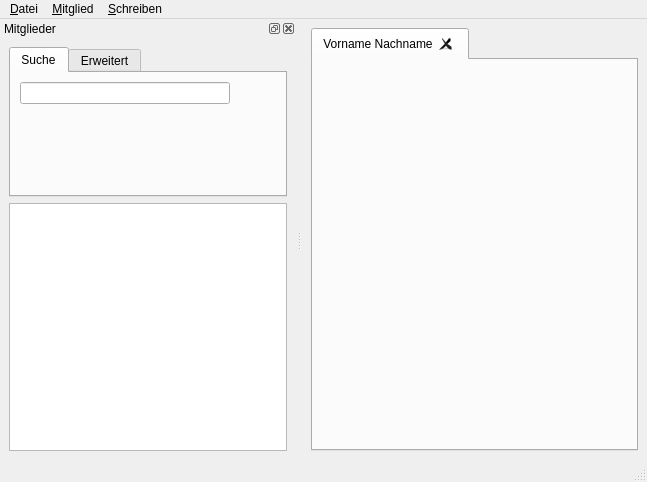
<?xml version="1.0" encoding="UTF-8"?>
<ui version="4.0">
 <class>MainWindow</class>
 <widget class="QMainWindow" name="MainWindow">
  <property name="geometry">
   <rect>
    <x>0</x>
    <y>0</y>
    <width>647</width>
    <height>482</height>
   </rect>
  </property>
  <property name="windowTitle">
   <string>Mitgliederverwaltung</string>
  </property>
  <widget class="QWidget" name="centralwidget">
   <layout class="QVBoxLayout" name="verticalLayout_2">
    <item>
     <widget class="QTabWidget" name="tabMitglied">
      <property name="currentIndex">
       <number>0</number>
      </property>
      <property name="tabsClosable">
       <bool>true</bool>
      </property>
      <property name="movable">
       <bool>true</bool>
      </property>
      <widget class="QWidget" name="defaultTab">
       <attribute name="icon">
        <iconset resource="resources.qrc">
         <normaloff>:/icons/identity_ok.png</normaloff>:/icons/identity_ok.png</iconset>
       </attribute>
       <attribute name="title">
        <string>Vorname Nachname</string>
       </attribute>
       <layout class="QVBoxLayout" name="verticalLayout_3"/>
      </widget>
     </widget>
    </item>
   </layout>
  </widget>
  <widget class="QMenuBar" name="menubar">
   <property name="geometry">
    <rect>
     <x>0</x>
     <y>0</y>
     <width>647</width>
     <height>23</height>
    </rect>
   </property>
   <widget class="QMenu" name="mnuDatei">
    <property name="title">
     <string>&amp;Datei</string>
    </property>
    <widget class="QMenu" name="mnuEinstellungen">
     <property name="title">
      <string>Einstellungen</string>
     </property>
     <widget class="QMenu" name="mnuMitglied_Adresse">
      <property name="title">
       <string>Mitglied</string>
      </property>
      <addaction name="actErweiterteSuche"/>
      <addaction name="actAnrede"/>
     </widget>
     <widget class="QMenu" name="mnuMitgliedschaft">
      <property name="title">
       <string>Mitgliedschaft</string>
      </property>
      <addaction name="actBeitragsgruppe"/>
      <addaction name="actMitgliedsgruppe"/>
      <addaction name="actAustrittsgrund"/>
      <addaction name="actZahlungsart"/>
      <addaction name="actZahlweise"/>
     </widget>
     <widget class="QMenu" name="mnuKontakt">
      <property name="title">
       <string>Kontakt</string>
      </property>
      <addaction name="actHinweisEMail"/>
      <addaction name="actHinweisTelFax"/>
     </widget>
     <widget class="QMenu" name="mnuZahlung">
      <property name="title">
       <string>Zahlung</string>
      </property>
      <addaction name="actBank"/>
      <addaction name="actHinweisZahlung"/>
     </widget>
     <widget class="QMenu" name="menuDatenbank">
      <property name="title">
       <string>Datenbank</string>
      </property>
      <addaction name="actVerbindung"/>
      <addaction name="actInitialisieren"/>
     </widget>
     <widget class="QMenu" name="menuSchreiben">
      <property name="title">
       <string>Schreiben</string>
      </property>
      <addaction name="actSpeicherpfad"/>
     </widget>
     <widget class="QMenu" name="menuAdresse">
      <property name="title">
       <string>Adresse</string>
      </property>
      <addaction name="actOrt"/>
      <addaction name="actLand"/>
     </widget>
     <widget class="QMenu" name="menuMailserver">
      <property name="title">
       <string>Mailserver</string>
      </property>
      <addaction name="actSMTP"/>
     </widget>
     <addaction name="mnuMitglied_Adresse"/>
     <addaction name="menuAdresse"/>
     <addaction name="mnuMitgliedschaft"/>
     <addaction name="mnuKontakt"/>
     <addaction name="mnuZahlung"/>
     <addaction name="menuSchreiben"/>
     <addaction name="separator"/>
     <addaction name="menuDatenbank"/>
     <addaction name="menuMailserver"/>
    </widget>
    <addaction name="mnuEinstellungen"/>
    <addaction name="separator"/>
    <addaction name="actBeenden"/>
   </widget>
   <widget class="QMenu" name="menuMitglied">
    <property name="title">
     <string>&amp;Mitglied</string>
    </property>
    <addaction name="actMitgliedNeu"/>
    <addaction name="actMitgliedFinden"/>
   </widget>
   <widget class="QMenu" name="menuAusgaben">
    <property name="title">
     <string>&amp;Schreiben</string>
    </property>
    <widget class="QMenu" name="menuSpezial">
     <property name="title">
      <string>Spezial</string>
     </property>
     <addaction name="actSpendenbescheinigung"/>
     <addaction name="actMahnung"/>
    </widget>
    <addaction name="actSchreibenVerfassen"/>
    <addaction name="menuSpezial"/>
   </widget>
   <addaction name="mnuDatei"/>
   <addaction name="menuMitglied"/>
   <addaction name="menuAusgaben"/>
  </widget>
  <widget class="QStatusBar" name="statusbar"/>
  <widget class="QDockWidget" name="dockMitglieder">
   <property name="windowTitle">
    <string>Mitglieder</string>
   </property>
   <attribute name="dockWidgetArea">
    <number>1</number>
   </attribute>
   <widget class="QWidget" name="dockWidgetContents">
    <layout class="QVBoxLayout" name="verticalLayout_4">
     <item>
      <widget class="QTabWidget" name="tabWidget">
       <property name="sizePolicy">
        <sizepolicy hsizetype="Expanding" vsizetype="Maximum">
         <horstretch>0</horstretch>
         <verstretch>0</verstretch>
        </sizepolicy>
       </property>
       <property name="maximumSize">
        <size>
         <width>16777215</width>
         <height>150</height>
        </size>
       </property>
       <property name="currentIndex">
        <number>0</number>
       </property>
       <widget class="QWidget" name="tabSuche">
        <attribute name="title">
         <string>Suche</string>
        </attribute>
        <layout class="QVBoxLayout" name="verticalLayout">
         <item>
          <layout class="QHBoxLayout" name="horizontalLayout">
           <item>
            <widget class="QLineEdit" name="txlFindeMitglied">
             <property name="toolTip">
              <string>Name oder Mitgliedsnummer eingeben</string>
             </property>
            </widget>
           </item>
           <item>
            <widget class="QPushButton" name="btnFindeMitglied">
             <property name="contextMenuPolicy">
              <enum>Qt::CustomContextMenu</enum>
             </property>
             <property name="text">
              <string/>
             </property>
             <property name="icon">
              <iconset resource="resources.qrc">
               <normaloff>:/icons/find.png</normaloff>:/icons/find.png</iconset>
             </property>
             <property name="flat">
              <bool>true</bool>
             </property>
            </widget>
           </item>
          </layout>
         </item>
         <item>
          <spacer name="verticalSpacer">
           <property name="orientation">
            <enum>Qt::Vertical</enum>
           </property>
           <property name="sizeHint" stdset="0">
            <size>
             <width>20</width>
             <height>64</height>
            </size>
           </property>
          </spacer>
         </item>
        </layout>
       </widget>
       <widget class="QWidget" name="tabErweitert">
        <attribute name="title">
         <string>Erweitert</string>
        </attribute>
        <layout class="QVBoxLayout" name="verticalLayout_5">
         <item>
          <widget class="QListWidget" name="lstKriteriumUnd"/>
         </item>
        </layout>
       </widget>
      </widget>
     </item>
     <item>
      <widget class="QTableView" name="tblMitglieder">
       <property name="editTriggers">
        <set>QAbstractItemView::NoEditTriggers</set>
       </property>
       <property name="dragEnabled">
        <bool>true</bool>
       </property>
       <property name="dragDropMode">
        <enum>QAbstractItemView::DragOnly</enum>
       </property>
       <property name="selectionBehavior">
        <enum>QAbstractItemView::SelectRows</enum>
       </property>
       <property name="sortingEnabled">
        <bool>true</bool>
       </property>
      </widget>
     </item>
    </layout>
    <zorder>tblMitglieder</zorder>
    <zorder>tabWidget</zorder>
   </widget>
  </widget>
  <action name="actBeenden">
   <property name="text">
    <string>&amp;beenden</string>
   </property>
  </action>
  <action name="actMitgliedFinden">
   <property name="text">
    <string>&amp;Finden</string>
   </property>
  </action>
  <action name="actMitgliedNeu">
   <property name="text">
    <string>&amp;Aufnehmen</string>
   </property>
  </action>
  <action name="actSchreibenVerfassen">
   <property name="text">
    <string>&amp;Verfassen</string>
   </property>
  </action>
  <action name="actionBla">
   <property name="text">
    <string>bla</string>
   </property>
  </action>
  <action name="actionOrte">
   <property name="text">
    <string>Ort</string>
   </property>
  </action>
  <action name="actionBeitragsgruppe">
   <property name="text">
    <string>Beitragsgruppe</string>
   </property>
  </action>
  <action name="actionMitgliedsgruppe">
   <property name="text">
    <string>Mitgliedsgruppe</string>
   </property>
  </action>
  <action name="actionAustrittsgrund">
   <property name="text">
    <string>Austrittsgrund</string>
   </property>
  </action>
  <action name="actionZahlungsart">
   <property name="text">
    <string>Zahlungsart</string>
   </property>
  </action>
  <action name="actionAnrede_2">
   <property name="text">
    <string>Anrede</string>
   </property>
  </action>
  <action name="actionOrt">
   <property name="text">
    <string>Ort</string>
   </property>
  </action>
  <action name="actionLand">
   <property name="text">
    <string>Land</string>
   </property>
  </action>
  <action name="actionEMail">
   <property name="text">
    <string>EMail</string>
   </property>
  </action>
  <action name="actionTelefon_Fax">
   <property name="text">
    <string>Hinweise Telefon/Fax</string>
   </property>
  </action>
  <action name="actionBank">
   <property name="text">
    <string>Bank</string>
   </property>
  </action>
  <action name="actAnrede">
   <property name="text">
    <string>Anrede</string>
   </property>
  </action>
  <action name="actBeitragsgruppe">
   <property name="text">
    <string>Beitragsgruppen</string>
   </property>
  </action>
  <action name="actMitgliedsgruppe">
   <property name="text">
    <string>Mitgliedsgruppen</string>
   </property>
  </action>
  <action name="actAustrittsgrund">
   <property name="text">
    <string>Austrittsgrund</string>
   </property>
  </action>
  <action name="actZahlungsart">
   <property name="text">
    <string>Zahlungsart</string>
   </property>
  </action>
  <action name="actHinweisEMail">
   <property name="text">
    <string>Hinweis EMail</string>
   </property>
  </action>
  <action name="actHinweisTelFax">
   <property name="text">
    <string>Hinweis Tel/Fax</string>
   </property>
  </action>
  <action name="actBank">
   <property name="text">
    <string>Bank</string>
   </property>
  </action>
  <action name="actHinweisZahlung">
   <property name="text">
    <string>Hinweis Zahlung</string>
   </property>
  </action>
  <action name="actVerbindung">
   <property name="text">
    <string>Verbindung</string>
   </property>
  </action>
  <action name="actInitialisieren">
   <property name="text">
    <string>Initialisieren</string>
   </property>
  </action>
  <action name="actZahlweise">
   <property name="text">
    <string>Zahlweise</string>
   </property>
  </action>
  <action name="actArt">
   <property name="text">
    <string>Art</string>
   </property>
  </action>
  <action name="actSpendenbescheinigung">
   <property name="text">
    <string>Spendenbescheinigung</string>
   </property>
  </action>
  <action name="actMahnung">
   <property name="text">
    <string>Mahnung</string>
   </property>
  </action>
  <action name="actSpeicherpfad">
   <property name="text">
    <string>Speicherpfad</string>
   </property>
  </action>
  <action name="actErweiterteSuche">
   <property name="text">
    <string>Erweiterte Suche</string>
   </property>
  </action>
  <action name="actOrt">
   <property name="text">
    <string>Ort</string>
   </property>
  </action>
  <action name="actLand">
   <property name="text">
    <string>Land</string>
   </property>
  </action>
  <action name="actSMTP">
   <property name="text">
    <string>Postausgangsserver (SMTP)</string>
   </property>
  </action>
 </widget>
 <tabstops>
  <tabstop>tabWidget</tabstop>
  <tabstop>btnFindeMitglied</tabstop>
  <tabstop>tabMitglied</tabstop>
  <tabstop>txlFindeMitglied</tabstop>
  <tabstop>lstKriteriumUnd</tabstop>
  <tabstop>tblMitglieder</tabstop>
 </tabstops>
 <resources>
  <include location="resources.qrc"/>
 </resources>
 <connections/>
</ui>
